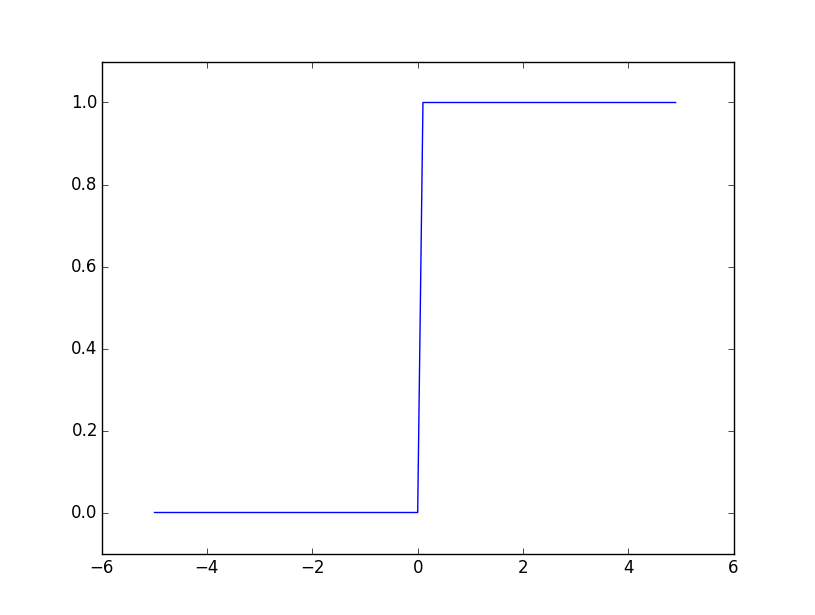

Source code (Python):
import numpy as np
import matplotlib.pylab as plt


def step_function(x):
    # x > 0 が真偽値を返し、dtypeでintを指定して0と1に変換している
    return np.array(x > 0, dtype=np.int)

x = np.arange(-5.0, 5.0, 0.1)
y = step_function(x)

plt.plot(x, y)
plt.ylim(-0.1, 1.1)
plt.show()
